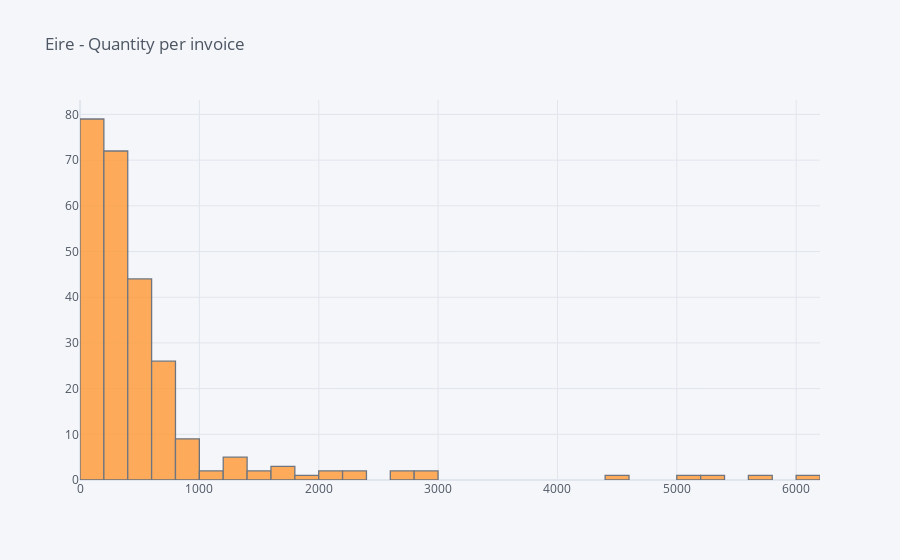

Source (notebook cell):
### Markdown cell above
## 4. Create a set of interactive histograms showing the distributions of quantity per invoice for the following countries: EIRE, Germany, France, and Netherlands.

### Code cell
eire = df[df.Country=='EIRE']
eire = eire.groupby('InvoiceNo').sum()
display(eire.head())
eire = eire[['Quantity']]
eire.iplot(kind='hist', title='Eire - Quantity per invoice')

### Figure 1 — Plotly figure (JSON) as saved in the notebook; plotly's stock layout.template omitted (floating-point values rounded to 4 significant figures; data arrays with more than 128 entries replaced by an {"elided": "..."} marker saying what was removed)
{"data": [{"histfunc": "count", "histnorm": "", "marker": {"color": "rgba(255, 153, 51, 1.0)", "line": {"color": "#4D5663", "width": 1.3}}, "name": "Quantity", "opacity": 0.8, "orientation": "v", "type": "histogram", "x": {"elided": "256 int values"}}], "layout": {"barmode": "overlay", "legend": {"bgcolor": "#F5F6F9", "font": {"color": "#4D5663"}}, "paper_bgcolor": "#F5F6F9", "plot_bgcolor": "#F5F6F9", "title": {"font": {"color": "#4D5663"}, "text": "Eire - Quantity per invoice"}, "xaxis": {"gridcolor": "#E1E5ED", "showgrid": true, "tickfont": {"color": "#4D5663"}, "title": {"font": {"color": "#4D5663"}, "text": ""}, "zerolinecolor": "#E1E5ED"}, "yaxis": {"gridcolor": "#E1E5ED", "showgrid": true, "tickfont": {"color": "#4D5663"}, "title": {"font": {"color": "#4D5663"}, "text": ""}, "zerolinecolor": "#E1E5ED"}}}
